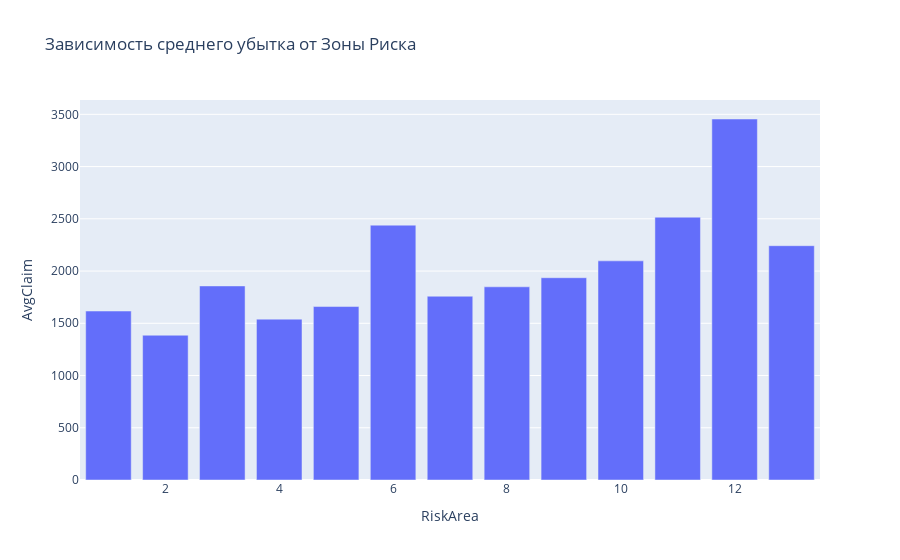

Here is the notebook cell this chart was saved with:
### Code cell
fig = px.bar(df_group_riskarea, x='RiskArea', y='AvgClaim', title='Зависимость среднего убытка от Зоны Риска')
fig.show()

### Figure 1 — Plotly figure (JSON) as saved in the notebook; plotly's stock layout.template omitted (floating-point values rounded to 4 significant figures)
{"data": [{"alignmentgroup": "True", "hovertemplate": "RiskArea=%{x}<br>AvgClaim=%{y}<extra></extra>", "legendgroup": "", "marker": {"color": "#636efa"}, "name": "", "offsetgroup": "", "orientation": "v", "showlegend": false, "textposition": "auto", "type": "bar", "x": [1, 2, 3, 4, 5, 6, 7, 8, 9, 10, 11, 12, 13], "xaxis": "x", "y": [1617.0, 1386.0, 1858.0, 1540.0, 1660.0, 2439.0, 1759.0, 1849.0, 1936.0, 2097.0, 2516.0, 3455.0, 2243.0], "yaxis": "y"}], "layout": {"barmode": "relative", "legend": {"tracegroupgap": 0}, "title": {"text": "Зависимость среднего убытка от Зоны Риска"}, "xaxis": {"anchor": "y", "domain": [0, 1], "title": {"text": "RiskArea"}}, "yaxis": {"anchor": "x", "domain": [0, 1], "title": {"text": "AvgClaim"}}}}
